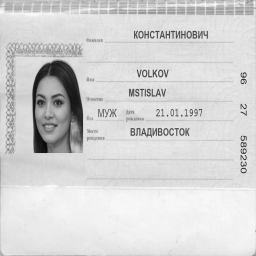
#> input picture idnet_processed/real/national_id/RUS_generated.photos_v3_0074463.webp, 256 x 256 px
$ python generate-fake-localized.py
#> lines starting #> are read from the running program, lines starting #| are printed output that depends on the picture; after the words box and inside, x2 and y2 are one past the last pixel; in counts of white or black regions, pixels touching at a corner belong together
import glob
import os
import random
import sys

import cv2
import numpy as np

sys.path.append(os.path.dirname(os.path.dirname(os.path.abspath(__file__))))
from config import SAMPLE_DIR, CATEGORIES, SEED

PATCH_FRACTION_RANGE = (0.08, 0.2)   # patch side length as a fraction of image side
BLUR_KERNEL_RANGE = (15, 35)         # Gaussian blur kernel size in pixels (odd values only)
IMPULSE_AMOUNT_RANGE = (0.05, 0.2)   # fraction of patch pixels flipped to black/white
POISSON_SCALE_RANGE = (0.3, 1.0)     # lower = noisier (Poisson noise is signal-dependent)
ROTATION_ANGLES = list(range(15, 166, 15))  # avoid near-0/180 angles, which barely change anything

TAMPER_TYPES = ["partial_blur", "impulse_noise", "poisson_noise", "copy_move", "splice", "rotation"]

def _random_odd_kernel_size():
    k = random.randint(*BLUR_KERNEL_RANGE)
    return k if k % 2 == 1 else k + 1  # cv2.GaussianBlur requires an odd kernel size

def _random_patch_size(h, w):
    frac = random.uniform(*PATCH_FRACTION_RANGE)
    ph = max(int(h * frac), 10)
    pw = max(int(w * frac), 10)
    return min(ph, h), min(pw, w)

def _random_odd_kernel_size():
    k = random.randint(*BLUR_KERNEL_RANGE)
    return k if k % 2 == 1 else k + 1  # cv2.GaussianBlur requires an odd kernel size

def partial_blur_tamper(image):
    """Apply a strong Gaussian blur to one random patch, leaving the rest untouched."""
    h, w = image.shape[:2]
    ph, pw = _random_patch_size(h, w)
    y, x = random.randint(0, h - ph), random.randint(0, w - pw)
    k = _random_odd_kernel_size()
    tampered = image.copy()
    tampered[y:y + ph, x:x + pw] = cv2.GaussianBlur(image[y:y + ph, x:x + pw], (k, k), 0)
    return tampered

# [66 lines left out: functions impulse_noise_tamper, poisson_noise_tamper, copy_move_tamper, splice_tamper, not called in this run]


def rotation_tamper(image):
    """Rotate one random patch in place -- directly shifts the local gradient
    orientations that HOG measures, and creates a boundary mismatch with the
    un-rotated surroundings. (A patch that lands on a flat/blank background
    region can end up looking nearly unchanged -- a known, low-impact edge
    case since this is only one of six randomly chosen tamper types.)"""
    h, w = image.shape[:2]
    ph, pw = _random_patch_size(h, w)
    y, x = random.randint(0, h - ph), random.randint(0, w - pw)

    angle = random.choice(ROTATION_ANGLES)
    patch = image[y:y + ph, x:x + pw]
    rot_matrix = cv2.getRotationMatrix2D((pw / 2, ph / 2), angle, 1.0)
    rotated_patch = cv2.warpAffine(patch, rot_matrix, (pw, ph), borderMode=cv2.BORDER_REFLECT)

    tampered = image.copy()
    tampered[y:y + ph, x:x + pw] = rotated_patch
    return tampered


def make_fake_version(image, donor_image):
    tamper_type = random.choice(TAMPER_TYPES)

    if tamper_type == "partial_blur":
        fake_img = partial_blur_tamper(image)
    elif tamper_type == "impulse_noise":
        fake_img = impulse_noise_tamper(image)
    elif tamper_type == "poisson_noise":
        fake_img = poisson_noise_tamper(image)
    elif tamper_type == "copy_move":
        fake_img = copy_move_tamper(image)
    elif tamper_type == "splice":
        fake_img = splice_tamper(image, donor_image)
    else:  # "rotation"
        fake_img = rotation_tamper(image)

    return fake_img, tamper_type


def generate_fakes():
    real_dir = os.path.join(SAMPLE_DIR, "real")
    fake_dir = os.path.join(SAMPLE_DIR, "fake")

    all_real_files = glob.glob(os.path.join(real_dir, "*", "*.*"))

    for category in CATEGORIES.keys():
        real_files = glob.glob(os.path.join(real_dir, category, "*.*"))
        out_dir = os.path.join(fake_dir, category)
        os.makedirs(out_dir, exist_ok=True)

        tamper_counts = {t: 0 for t in TAMPER_TYPES}

        for f in real_files:
            img = cv2.imread(f)
#> img is the input picture: shape (256, 256, 3); min 9, max 252, mean 212.5
            if img is None:
                continue

            donor_path = random.choice([p for p in all_real_files if p != f])
            donor_img = cv2.imread(donor_path)
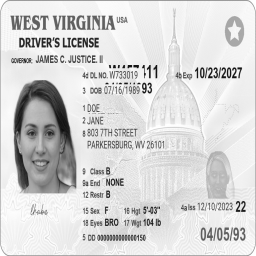
#> input picture idnet_processed/real/drivers_license/WV_generated.photos_v3_0010107.png, 256 x 256 px
#> donor_img is the input picture: shape (256, 256, 3); min 14, max 255, mean 213.8
            if donor_img is None:
                continue

            fake_img, tamper_type = make_fake_version(img, donor_img)
#> in partial_blur_tamper, `tampered[y:y + ph, x:x + pw] = cv2.GaussianBlur(image[y:y + ph, x:x + ..`:
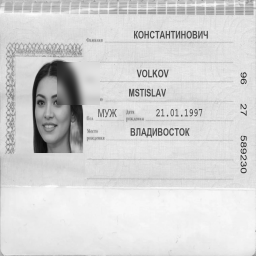
#> tampered: shape (256, 256, 3); 2.72% of pixels changed, all inside (x1, y1, x2, y2) = (57, 62, 100, 105)
#> tamper_type = 'partial_blur'
            tamper_counts[tamper_type] += 1

            fname = os.path.basename(f)
            cv2.imwrite(os.path.join(out_dir, fname), fake_img)

        print(f"{category}: generated {len(real_files)} fake images")
        print(f"  tamper type breakdown: {tamper_counts}")
#|   tamper type breakdown: {'partial_blur': 1, 'impulse_noise': 0, 'poisson_noise': 0, 'copy_move': 0, 'splice': 0, 'rotation': 0}

    print("\nRandomized localized-tamper fake documents ready at:", os.path.abspath(fake_dir))


if __name__ == "__main__":
    random.seed(SEED)
    np.random.seed(SEED)
    generate_fakes()
